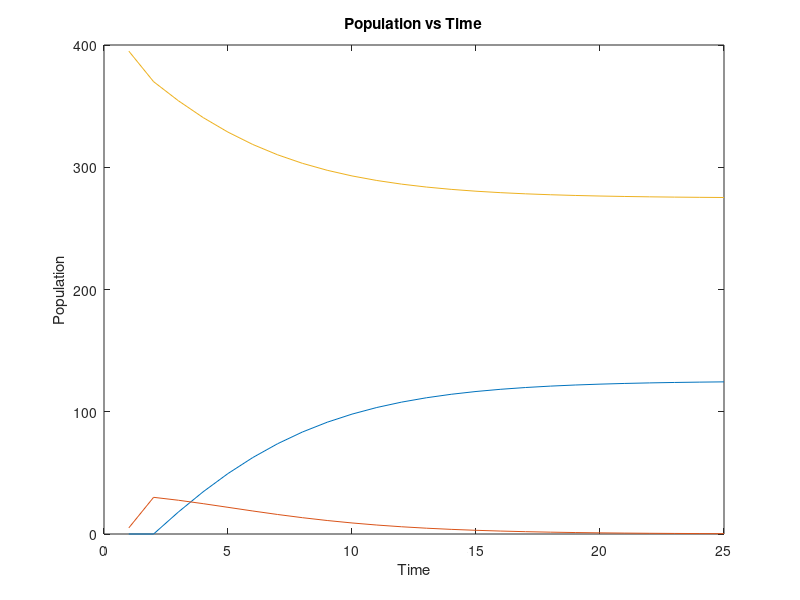

Reproduce this figure in MATLAB.
% Liam Fruzyna
% MATH 4630
% HW 1 #8
% 400 total, 5 then 30 sick
clear all; close all
format compact

%% Input
N = 25;         % number of weeks
rr = 0.6;       % removal rate
a = 0.001407;   % disease rate
r(1) = 0;       % initial removed people
i(1) = 5;       % initial infected people
s(1) = 395;     % initial susceptible people
r(2) = 0;       % second removed people
i(2) = 30;      % second infected people
s(2) = 370;     % second susceptible people

%% Calculation
for n = 2:(N-1)
    r(n+1) = r(n) + rr * i(n);
    i(n+1) = i(n) - rr * i(n) + a * i(n) * s(n);
    s(n+1) = s(n) - a * s(n) * i(n);
end
week = 1:N;

%% Output
week = 1:N;
plot(week, r)
xlabel('Time')
ylabel('Population')
title('Population vs Time')
hold on
plot(week, i)
plot(week, s)